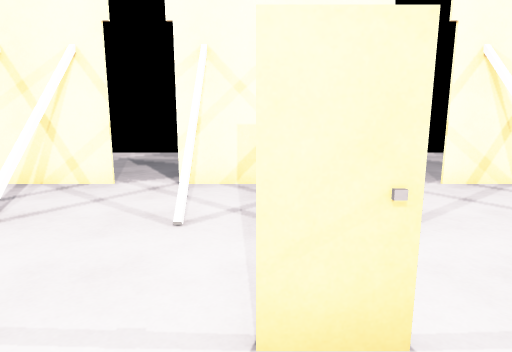
[1] (above)

24 first-person views from a walk through a scene from a Unity 3-D project. The camera is 1.5 m above the floor, tilts 10° down and sees 75° across. The floor is counted in squares, 1 m on a side. Each view is taken from the middle of a square. On the plan, view 1 faces up. The plan holds only what a view shows up to about 15 squares ahead; the rest is blank. The place goes on beyond the plan. The player is left out. Surface patterns are stand-ins for the level's own textures.

[2]
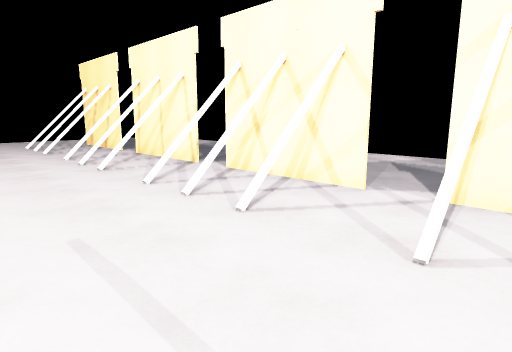

[3]
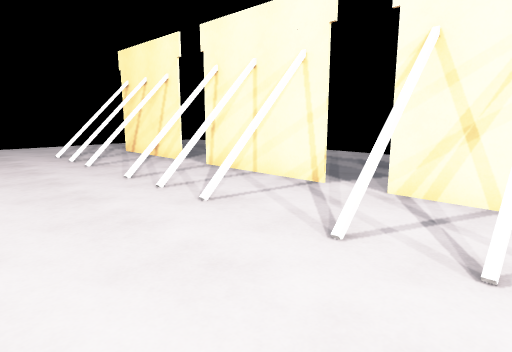

[4]
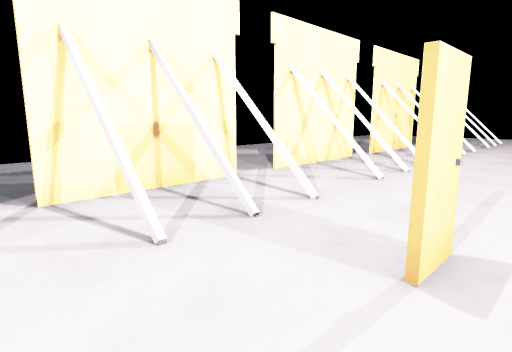

[5]
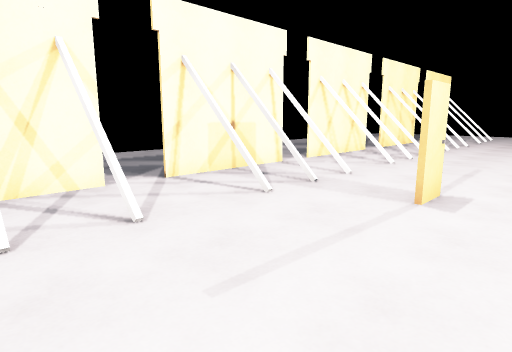

[6]
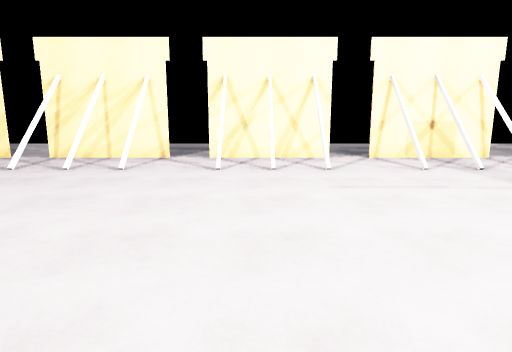

[7]
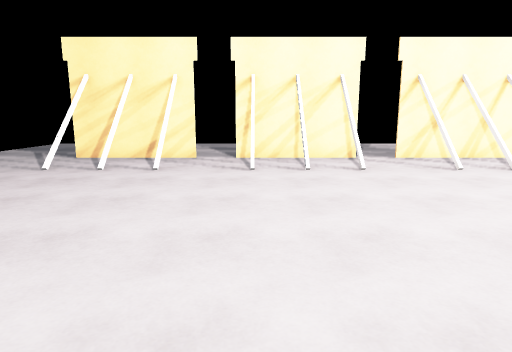

[8]
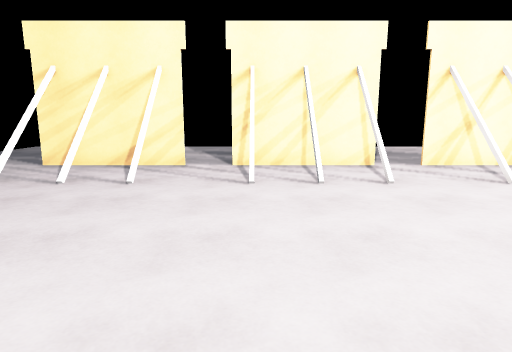

[9]
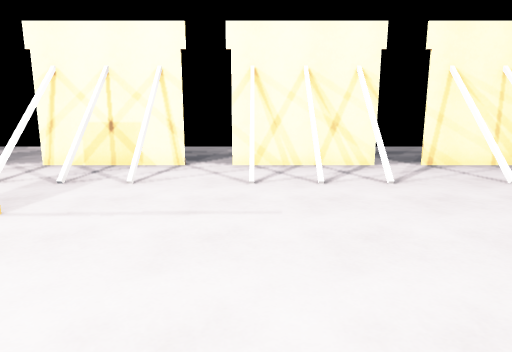

[10]
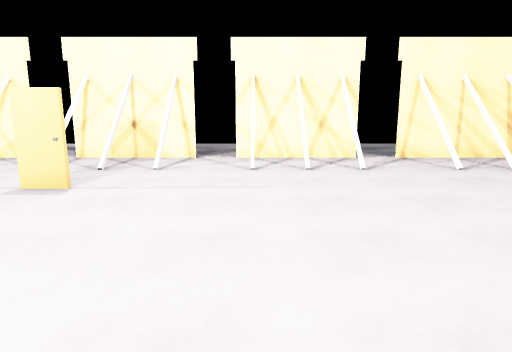

[11]
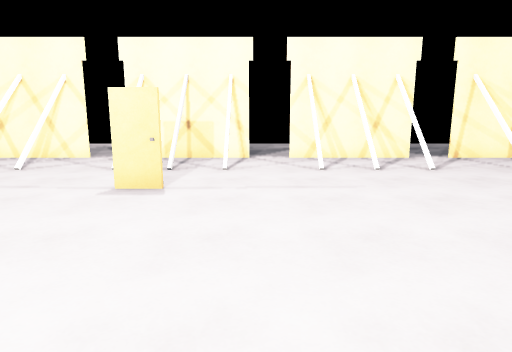

[12]
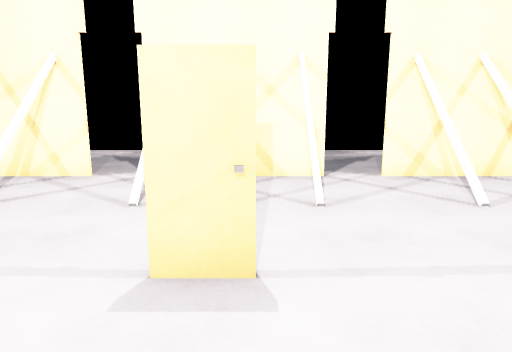

[13]
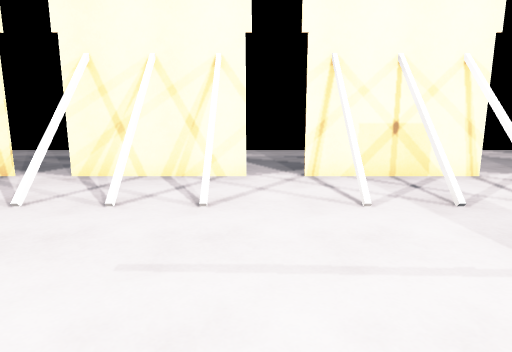

[14]
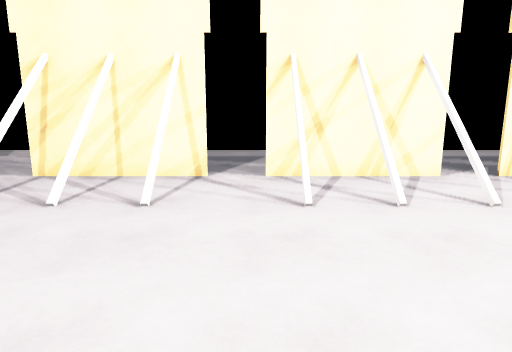

[15]
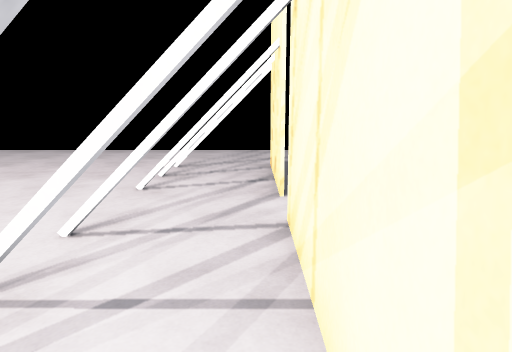

[16]
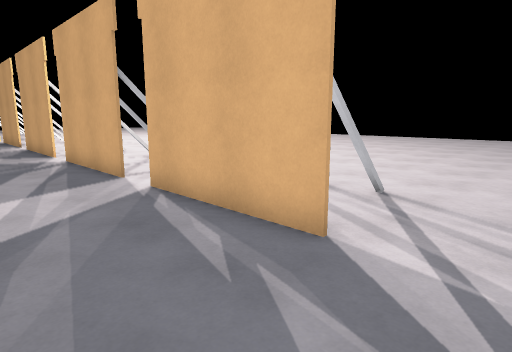

[17]
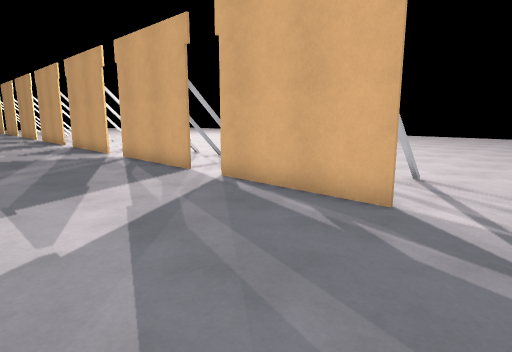

[18]
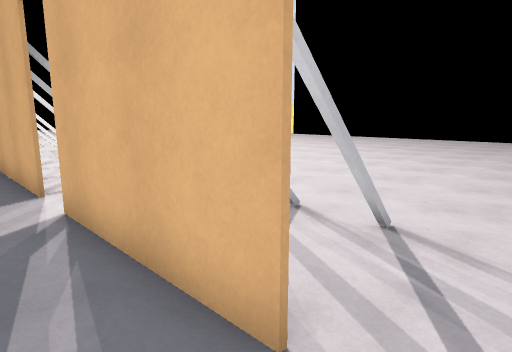

[19]
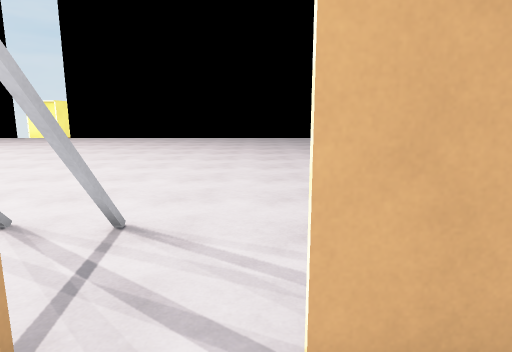

[20]
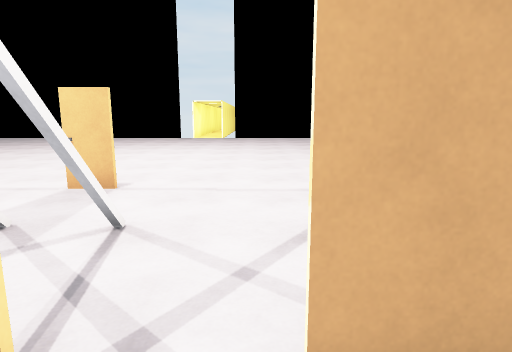

[21]
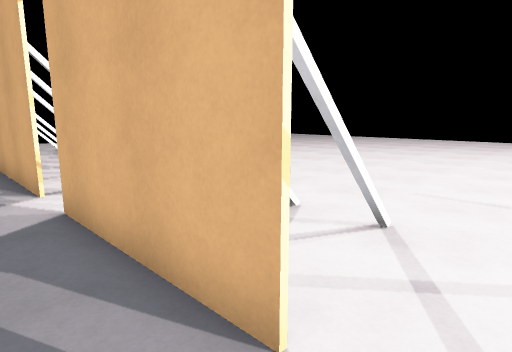

[22]
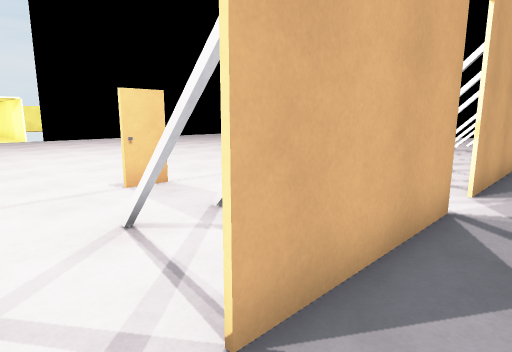

[23]
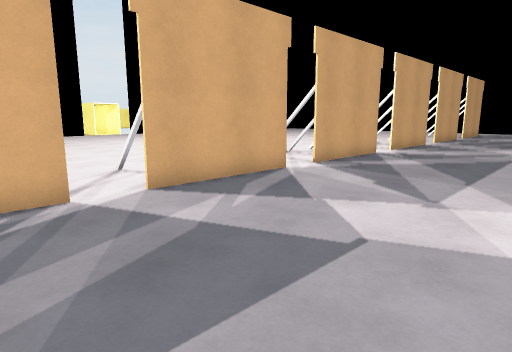

[24]
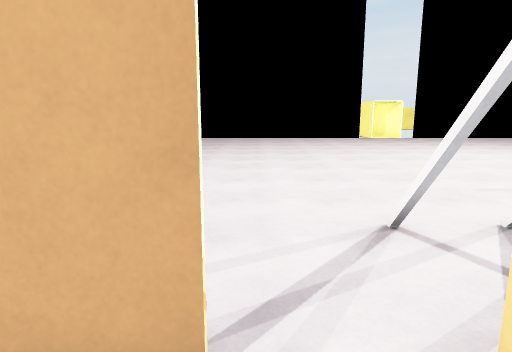

### Floor plan
Key: @ floor where view 1 was taken; # wall or solid block; . floor; O other object.
Columns run from 24 left of view 1 to 12 right of it. Each row starts with its distance up from view 1.
 15              #      ##  #       #
 14            ...... .........  ...... .
 13   . ....   ...... ..................
 12    ..................................
 11  ....................................
 10 .....................................
  9 .....................................
  8  ....####..####..####..####..####..##
  7 .....................................
  6 .....OO.O..OO.O..OO.O..OO.O..OO.O..OO
  5 .....O..O..O..O..O..O..O..O..O..O..O.
  4  ....................................
  3  ....................................
  2  .......................#O..........
  1  ...................................
  0   ......................@...........
 -1  ....................................
 -2 .....................................
 -3 ... .................................
 -4 ..  .................................
 -5     .................................
 -6     ............. ...................
 -7      ....              ....  ....
 -8      ...                ...  ...

Where each view was taken, in squares from view 1:
view 1: 0 up, 0 right, facing up
view 2: 1 up, 0 right, facing up-left
view 3: 1 up, 5 left, facing up-left
view 4: 1 up, 3 left, facing up-right
view 5: 0 up, 6 left, facing up-right
view 6: 5 down, 6 left, facing up
view 7: 5 down, 13 left, facing up
view 8: 3 down, 13 left, facing up
view 9: 3 down, 5 right, facing up
view 10: 5 down, 5 right, facing up
view 11: 5 down, 3 right, facing up
view 12: 1 down, 1 right, facing up
view 13: 1 down, 3 left, facing up
view 14: 1 down, 8 left, facing up
view 15: 7 up, 9 left, facing left
view 16: 11 up, 22 left, facing down-right
view 17: 13 up, 22 left, facing down-right
view 18: 9 up, 21 left, facing down-right
view 19: 9 up, 15 left, facing down
view 20: 9 up, 3 left, facing down
view 21: 9 up, 3 right, facing down-right
view 22: 9 up, 4 right, facing down-left
view 23: 14 up, 12 right, facing down-left
view 24: 9 up, 10 right, facing down
